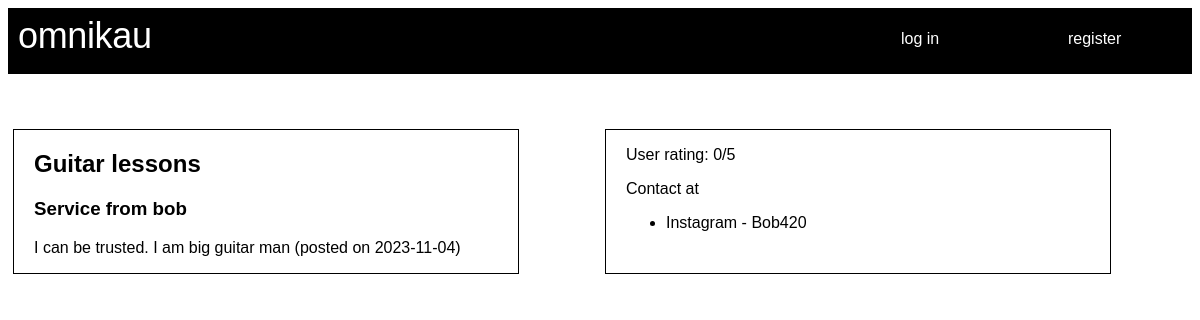
The app's page /?c=posting&a=view&i=4 with its own data.
### tables this page shows
CREATE TABLE `postings` (
  `posting_id` int(11) NOT NULL,
  `description` varchar(64) NOT NULL,
  `price` int(10) NOT NULL,
  `seller_email` varchar(64) NOT NULL,
  `date_posted` date NOT NULL DEFAULT current_timestamp(),
  `visits` int(11) NOT NULL,
  `is_sold` char(1) NOT NULL,
  `post_type` varchar(32) NOT NULL,
  `title` varchar(64) NOT NULL
);

CREATE TABLE `user` (
  `email` varchar(64) NOT NULL,
  `username` varchar(32) NOT NULL,
  `password` varchar(32) NOT NULL,
  `school_name` varchar(32) NOT NULL,
  `program_name` varchar(32) NOT NULL,
  `active` tinyint(1) NOT NULL
);

CREATE TABLE `contact` (
  `contact_type` varchar(32) NOT NULL,
  `email` varchar(64) NOT NULL,
  `contact_info` varchar(64) NOT NULL
);

### Models/Posting.php (called while the page is built, shortened)
<?php
    include_once 'sqlconnection.php';
    include_once 'Models/User.php';
    class Posting{
        public String $seller_email = "";
        function __construct($posting_id = -1){
            if($posting_id>-1){
                global $conn;
                $sql = "SELECT * FROM Postings WHERE posting_id=$posting_id";
                $result = $conn->query($sql);
                $row = $result->fetch_assoc();
                $this->title = $row['title'];
                $this->description = $row['description'];
                $this->seller_email = $row['seller_email'];
                $this->date_posted = $row['date_posted'];
                $this->post_type = $row['post_type'];
            }
        }
        function getUser(){
            global $conn;
            $sql = "SELECT * FROM user WHERE email = '$this->seller_email'";
            $result = $conn->query($sql);
            $row = $result->fetch_assoc();
            $user = new User();
            $user->email = $row['email'];
            $user->username = $row['username'];
            $user->password = $row['password'];
            $user->school_name = $row['school_name'];
            $user->program_name = $row['program_name'];
            $user->active = $row['active'];
            return $user;
        }
    }
?>

### Models/User.php (called while the page is built, shortened)
<?php
    include_once 'Models/Contact.php';
    class User{
        public String $email = "";
        function getContactInfo(){
            global $conn;
            $list = array();
            $sql = "SELECT * FROM contact WHERE email = '$this->email'";
            $res = $conn->query($sql);
            while($row = $res->fetch_assoc()){
                $contact = new Contact();
                $contact->contact_type = $row['contact_type'];
                $contact->email = $row['email'];
                $contact->contact_info = $row['contact_info'];
                array_push($list, $contact);
            }
            return $list;
        }
    }
?>

### Views/Posting/view.php (the view, shortened to what this page needs)
<?php
    $data = $data[0];
?>
<!DOCTYPE html>
<html lang="en">
<head>
    <link rel="stylesheet" href="styles.css">
</head>
<body>
    <?php include_once "header.php"; ?>
    <div id="postingviewwrapper">
        <div id="fullposting">
            <?php
                $user = $data->getUser();
                echo "<h2>".$data->title."</h1>";
                echo "<h3>".$data->post_type." from " . $user->username ."</h3>";
            ?>
            <p><?php
                echo $data->description . " (posted on " . $data->date_posted . ")";
            ?><p>
        </div>
        <div id="userdetails">
            <p><?php
                echo "User rating: " . $user->avg_rating . "/5";
            ?><p>
            <p>Contact at</p>
            <ul id="contactinfo">
                <?php
                    $contact_list = $user->getContactInfo();
                    foreach ($contact_list as $contact){
                        echo "<li>";
                        echo $contact->contact_type." - ".$contact->contact_info;
                        echo "</li>";
                    }
                ?>
            </ul>
        </div>
    </div>
</body>
</html>

### styles.css (style rules this page uses)
body { font-feature-settings: 'clig' off, 'liga' off; font-family: 'Michroma', sans-serif; }
#fullposting { background-color: white; color: black; margin: 5px; border: 1px solid black; width: 80%; padding-left: 20px; padding-right: 10px; }
#userdetails { background-color: white; color: black; margin: 5px; border: 1px solid black; width: 80%; padding-left: 20px; padding-right: 10px; }
#postingviewwrapper { display: grid; grid-template-columns: 1fr 1fr; }

### records on screen
postings: title "Guitar lessons", post_type "Service", description "I can be trusted. I am big guitar man", date_posted "2023-11-04"
user: username "bob"
contact: contact_type "Instagram", contact_info "Bob420"

### other values on screen
$user->avg_rating "0"
